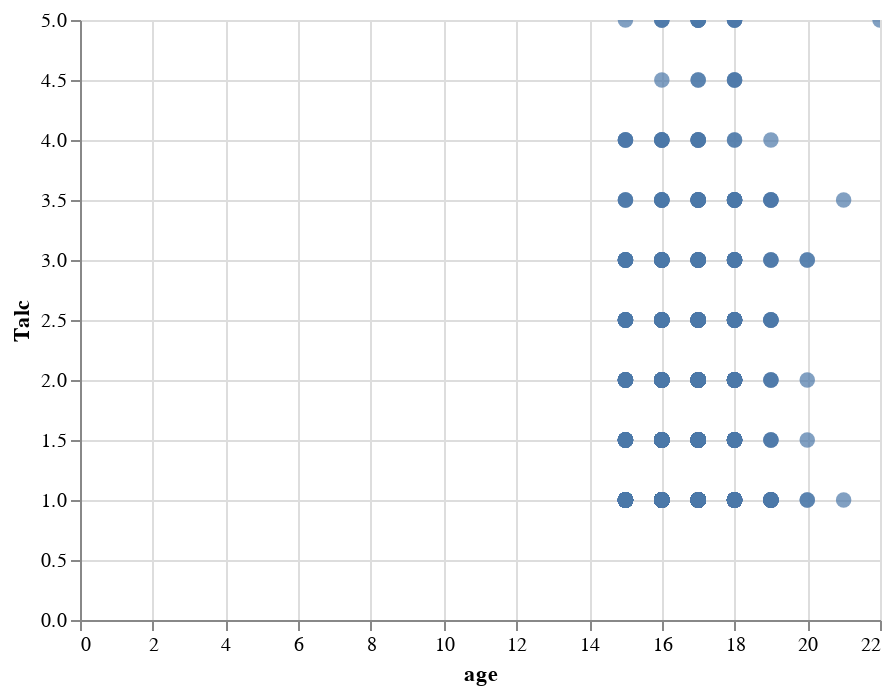

The code cell stored with this chart in its notebook:
### Markdown cell above
**Graphs nuage de points de la consomation d'alcool dans la semaine et pendant le week-end en fonction de l'age des étudiants de la langue portugaise**

### Code cell
alt.Chart(df_por).mark_circle(size=60).encode(
    x='age',
    y='Talc',
    tooltip=['GS', 'health',]
).interactive()

### Figure 1 — Vega-Lite specification as saved in the notebook (floating-point values rounded to 4 significant figures; data arrays with more than 128 entries replaced by an {"elided": "..."} marker saying what was removed)
{"config": {"view": {"continuousWidth": 400, "continuousHeight": 300}}, "data": {"name": "data-d9aa0645944e0c1aa9067cc7dd0c2612"}, "mark": {"type": "circle", "size": 60}, "encoding": {"tooltip": [{"type": "quantitative", "field": "GS"}, {"type": "quantitative", "field": "health"}], "x": {"type": "quantitative", "field": "age"}, "y": {"type": "quantitative", "field": "Talc"}}, "selection": {"selector003": {"type": "interval", "bind": "scales", "encodings": ["x", "y"]}}, "$schema": "https://vega.github.io/schema/vega-lite/v4.8.1.json", "datasets": {"data-d9aa0645944e0c1aa9067cc7dd0c2612": {"elided": "649 records"}}}
